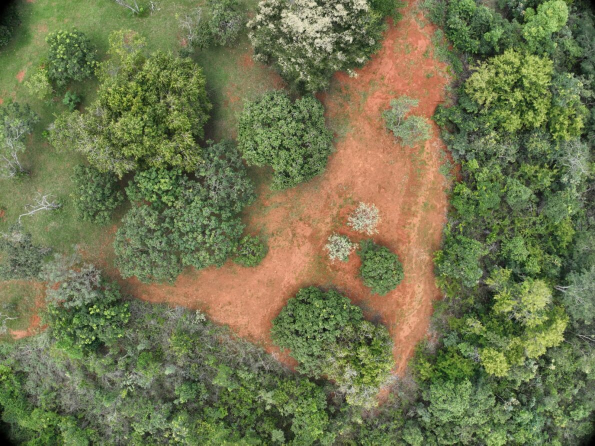
#> input picture dji_2.jpeg, 1190 x 891 px (shown at 1/2 size)
$ python segment_qntt_select.py
#> lines starting #> are read from the running program, lines starting #| are printed output that depends on the picture; long printed decimals are rounded
### util/timing.py
import time
import functools

def timing(func):
    @functools.wraps(func)
    def wrapper(*args, **kwargs):
        start = time.perf_counter()
        result = func(*args, **kwargs)
        duration = time.perf_counter() - start
        if duration > 1:
            print(f"'{func.__name__}' levou {duration:.2f}s.")
        return result
    return wrapper

### util/segment_qntt_select.py
import tkinter as tk
from tkinter import Canvas
from PIL import Image, ImageTk
import cv2

from util.timing import timing

class Shape_selector:
    # [30 lines left out: functions __init__, scale_image, create_buttons, not called in this run]

    def increase_size(self):
        self.size += 2

    def decrease_size(self):
        if self.size > 2:
            self.size -= 2

    def toggle_shape(self):
        self.shape = "square" if self.shape == "circle" else "circle"

    # [23 lines left out: functions update_overlay, finish, not called in this run]

    def get_pixels(self):
        return self.pixels_of_area

# [10 lines left out: function GetPixelsOfArea, not called in this run]

# EXEMPLO DE USO
if __name__ == "__main__":
    from tkinter import filedialog
    import sys

    path = filedialog.askopenfilename(title="Selecione uma imagem")
#> the answer given: ../dji_2.jpeg
    if path:
        img = cv2.imread(path)
#> img is the input picture: shape (891, 1190, 3); mean B, G, R 79.4, 118.5, 114
        if img is None:
            print("Erro ao carregar a imagem!")
            sys.exit(1)

        pixels = GetPixelsOfArea(img)
#> in scale_image, `self.image = self.image.resize((target_width, target_height), Image.LA..`:
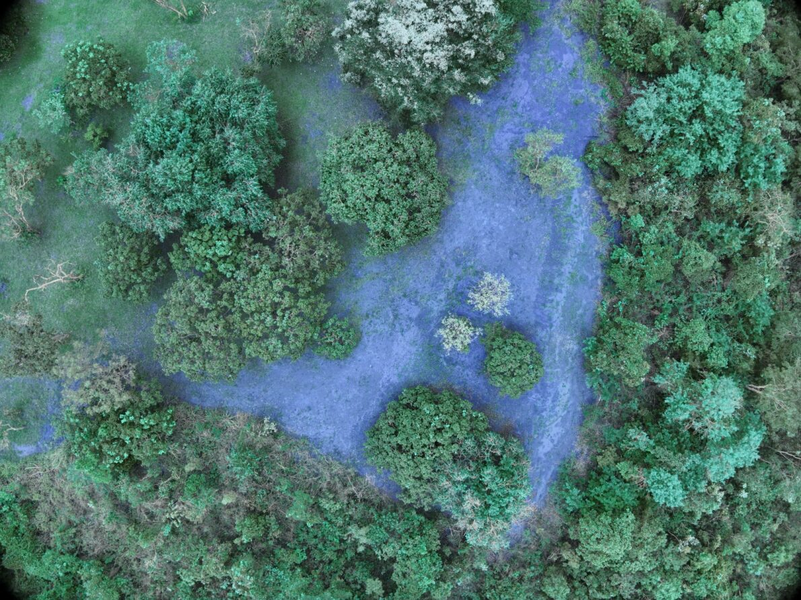
#> self.image: PIL image 801x600 RGB; mean R, G, B 79.4, 118.5, 114
#> in wrapper, `result = func(*args, **kwargs)`: result = 314.2
#> pixels = 314.2
        print(f"Pixels da área selecionada: {pixels}")
#| Pixels da área selecionada: 314.160
